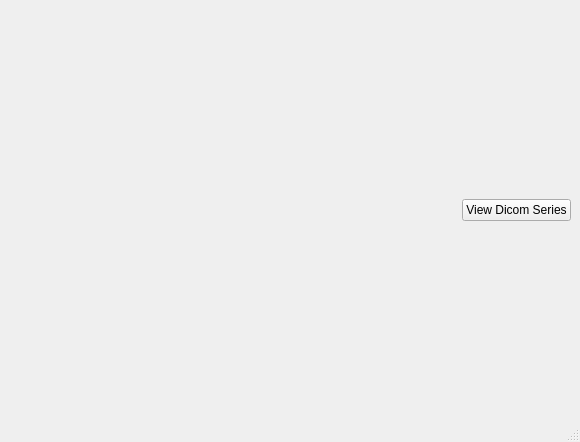
<?xml version="1.0" encoding="UTF-8"?>
<ui version="4.0">
 <class>MainWindow</class>
 <widget class="QMainWindow" name="MainWindow">
  <property name="geometry">
   <rect>
    <x>0</x>
    <y>0</y>
    <width>580</width>
    <height>442</height>
   </rect>
  </property>
  <property name="windowTitle">
   <string>MainWindow</string>
  </property>
  <widget class="QWidget" name="centralwidget">
   <layout class="QGridLayout" name="gridLayout">
    <item row="0" column="1">
     <layout class="QVBoxLayout" name="verticalLayout">
      <item>
       <widget class="QPushButton" name="pushButton">
        <property name="text">
         <string>View Dicom Series</string>
        </property>
       </widget>
      </item>
     </layout>
    </item>
    <item row="0" column="0">
     <widget class="QStackedWidget" name="stackedWidget">
      <property name="currentIndex">
       <number>0</number>
      </property>
      <widget class="QVTKOpenGLNativeWidget" name="dicomview"/>
      <widget class="QWidget" name="initwidget">
       <property name="styleSheet">
        <string notr="true">
background-color: rgb(0, 0, 0);
font: 11pt &quot;Ubuntu&quot;;</string>
       </property>
      </widget>
     </widget>
    </item>
   </layout>
  </widget>
  <widget class="QMenuBar" name="menubar">
   <property name="geometry">
    <rect>
     <x>0</x>
     <y>0</y>
     <width>580</width>
     <height>22</height>
    </rect>
   </property>
  </widget>
  <widget class="QStatusBar" name="statusbar"/>
 </widget>
 <customwidgets>
  <customwidget>
   <class>QVTKOpenGLNativeWidget</class>
   <extends>QWidget</extends>
   <header>QVTKOpenGLNativeWidget.h</header>
   <container>1</container>
  </customwidget>
 </customwidgets>
 <resources/>
 <connections/>
</ui>
